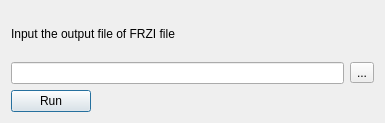
<?xml version="1.0" encoding="UTF-8"?>
<ui version="4.0">
 <class>Dialog</class>
 <widget class="QDialog" name="Dialog">
  <property name="geometry">
   <rect>
    <x>0</x>
    <y>0</y>
    <width>385</width>
    <height>123</height>
   </rect>
  </property>
  <property name="windowTitle">
   <string>Dialog</string>
  </property>
  <layout class="QGridLayout" name="gridLayout_2">
   <item row="0" column="0">
    <layout class="QGridLayout" name="gridLayout">
     <item row="0" column="0">
      <widget class="QLabel" name="label">
       <property name="text">
        <string>Input the output file of FRZI file </string>
       </property>
      </widget>
     </item>
     <item row="1" column="0">
      <layout class="QHBoxLayout" name="horizontalLayout">
       <item>
        <widget class="QLineEdit" name="lineEdit"/>
       </item>
       <item>
        <widget class="QToolButton" name="toolButton">
         <property name="text">
          <string>...</string>
         </property>
        </widget>
       </item>
      </layout>
     </item>
    </layout>
   </item>
   <item row="1" column="0">
    <widget class="QPushButton" name="pushButton">
     <property name="sizePolicy">
      <sizepolicy hsizetype="Fixed" vsizetype="Fixed">
       <horstretch>0</horstretch>
       <verstretch>0</verstretch>
      </sizepolicy>
     </property>
     <property name="text">
      <string>Run</string>
     </property>
    </widget>
   </item>
  </layout>
 </widget>
 <resources/>
 <connections/>
</ui>
